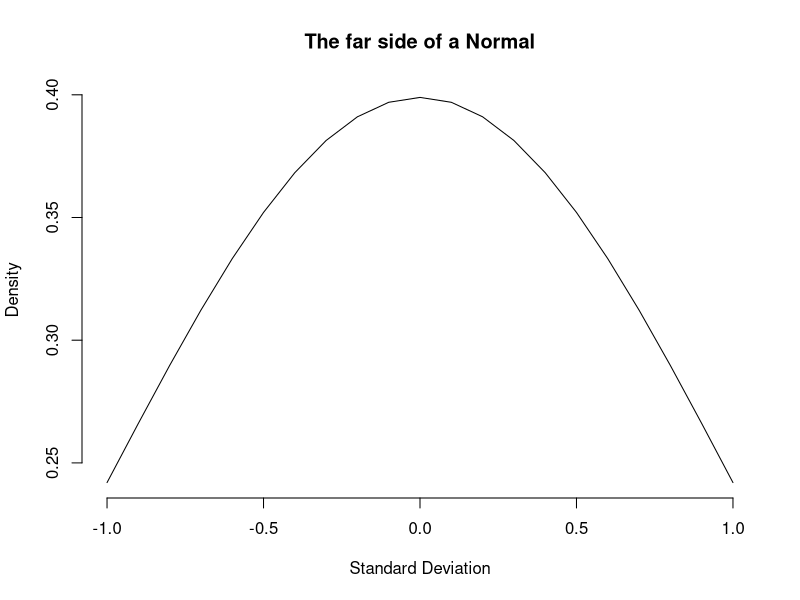
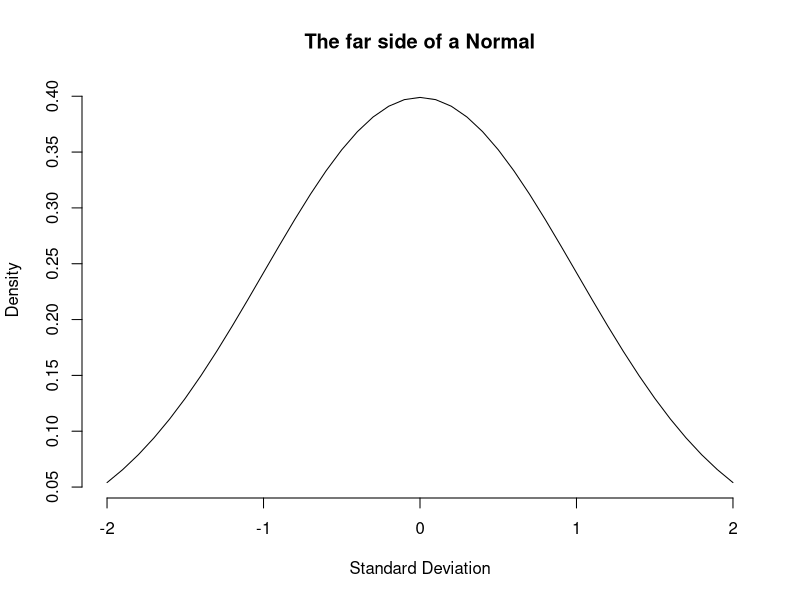
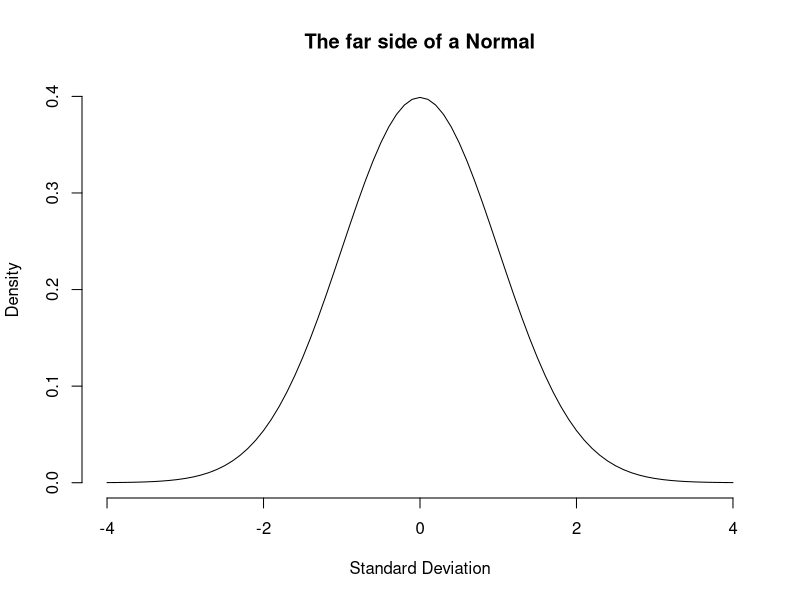
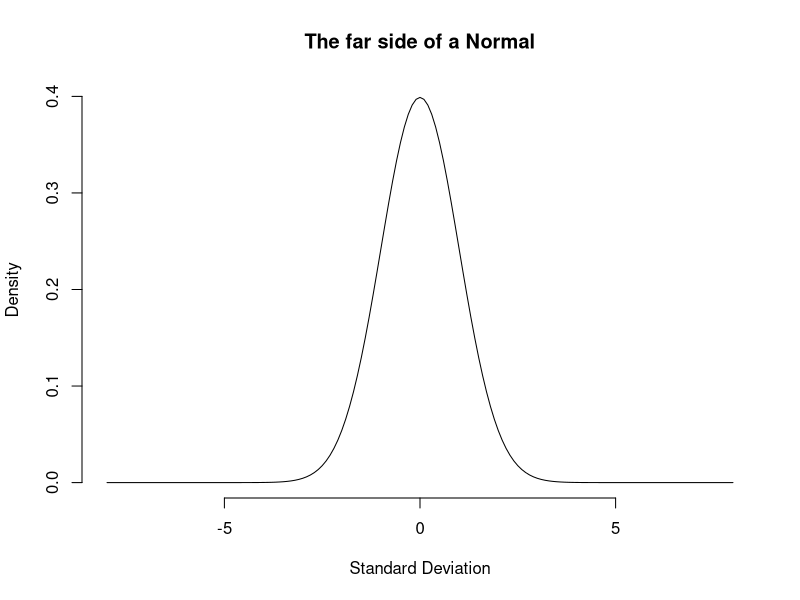
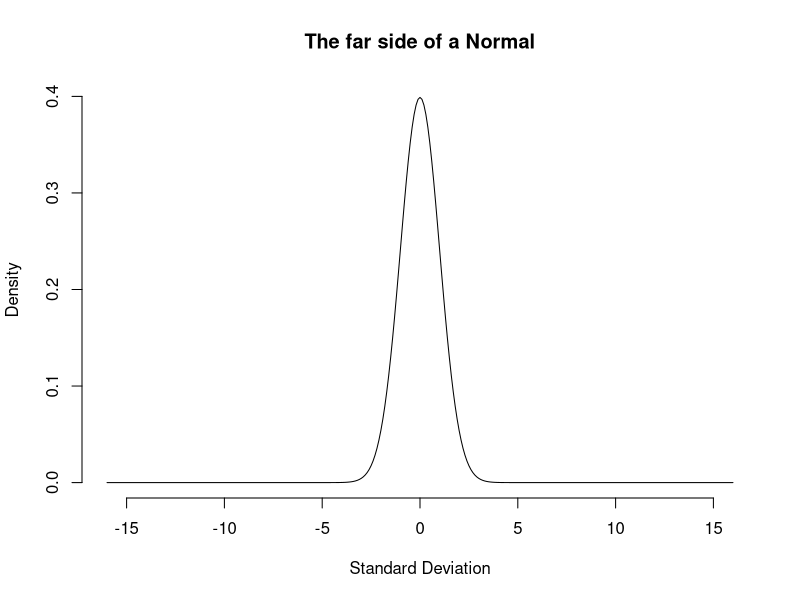
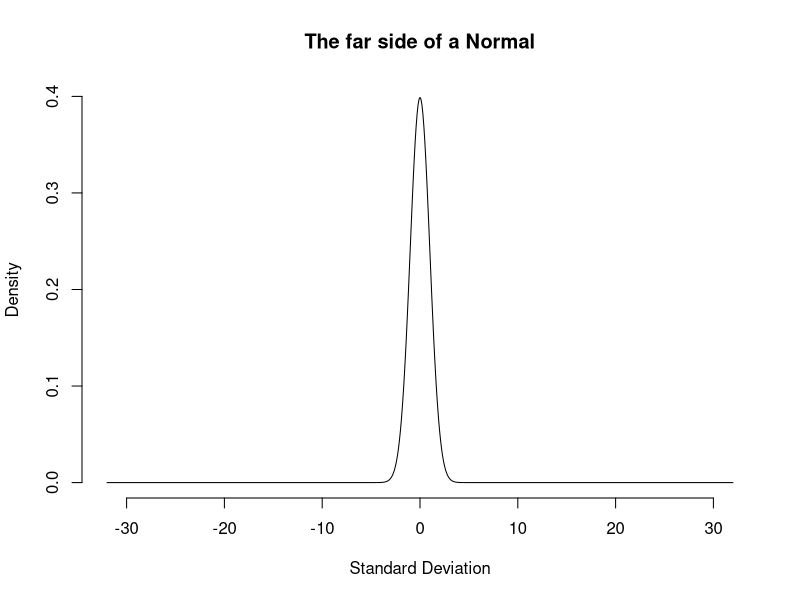
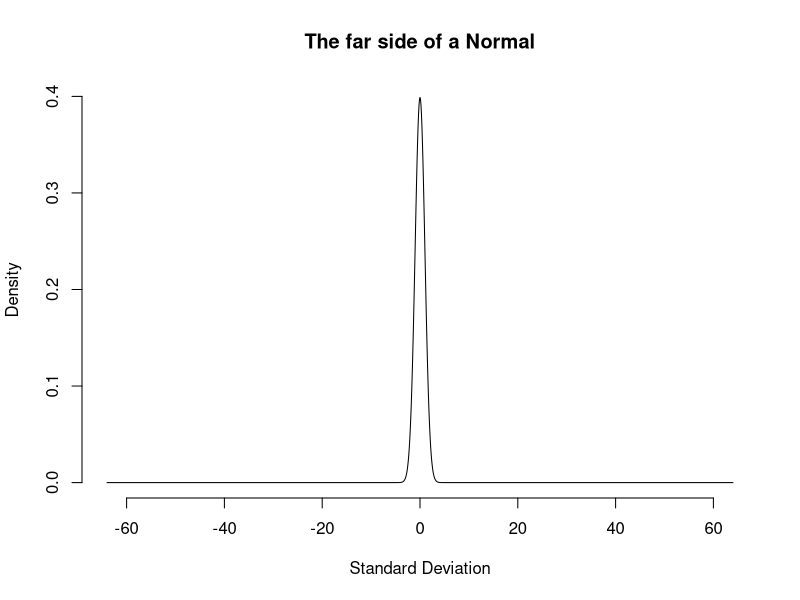
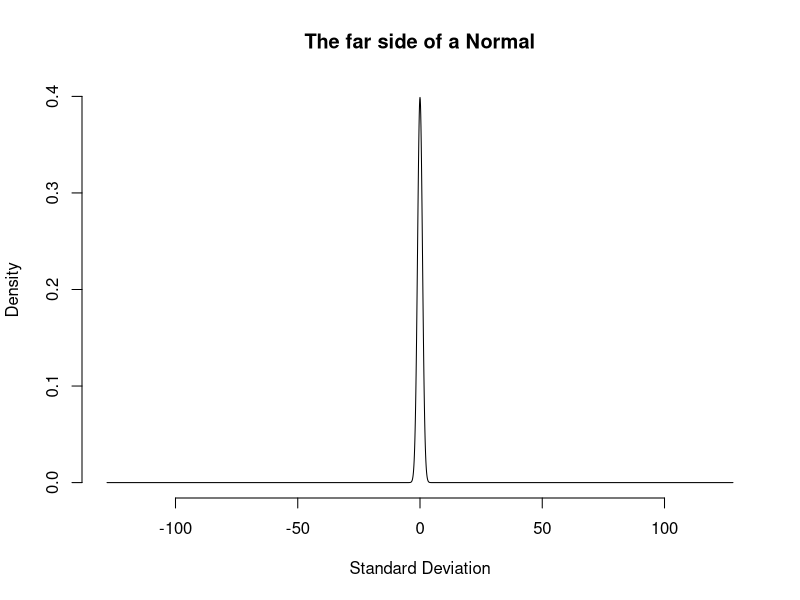

The R script that drew these images, in order: (Note: this script raises an error after producing the figures.)
library(reshape2)

#The far side of a normal
n <- 1:32
n <- 2^(0:8)
sapply(n, function(n) {
    seq <- seq(-n,n,by=.1)
    normal <- dnorm(seq)
    
    plot(seq, normal,
         type="l",
         frame=FALSE,
         main="The far side of a Normal",
         xlab="Standard Deviation",
         ylab="Density")
    Sys.sleep(1/8)
})

# The log of a normal
n <- 5
seq <- seq(-n,n,by=.01)
normal <- dnorm(seq)
lognormal <- log(normal)
df <- data.frame(seq, normal, lognormal)

ggplot(df, aes(seq, lognormal)) +
    geom_line() +
    ggtitle("The log of a Normal") +
    theme(plot.title = element_text(lineheight=3, face="bold", size=20))
    xlab("Standard Deviation") +
    ylab("Density")